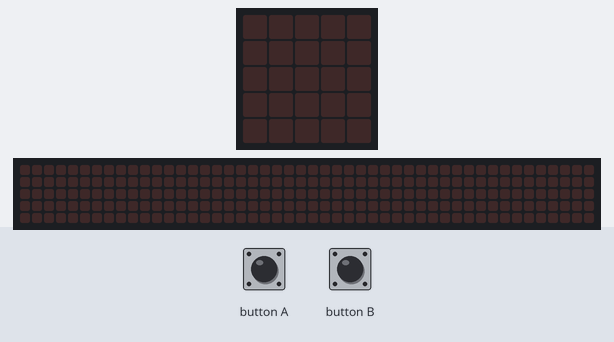
Recording of a program running on a simulated BBC micro:bit (MakeCode). Shown: the board's 5×5 LED display, a strip that is not on the board, showing the scrolling text unrolled. The test bench sets the inputs (shaded band). The 48×5 strip is a reading aid, not a part: it shows the text the display is scrolling, unrolled, one strip-width of it at a time.

Above: at 1.2 s.
1.3 s: button B pressed for 0.15 s
At 3.92 s:
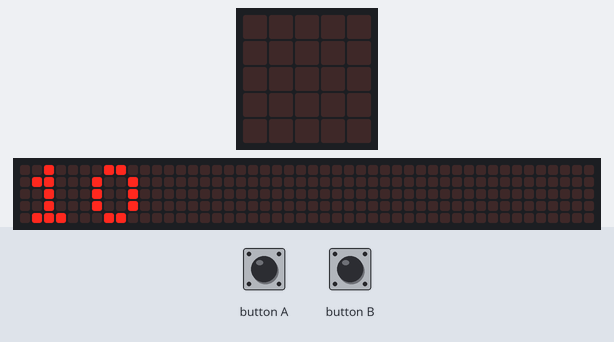
4.3 s: button A pressed for 0.15 s
At 5.0 s:
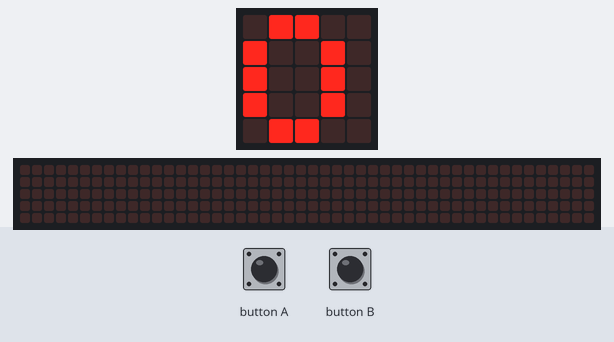
7.4 s: button B pressed for 0.15 s
At 14.0 s:
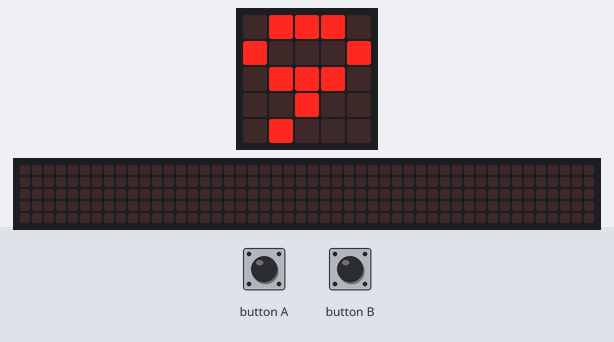

Measured:
- after the input at 1.3 s, the display: changes after 0.15 s (image 1)
- after the input at 7.4 s, the display: first differs from a run without the input after 2.4 s (image 3 shows a later state)
- what the display in image 1 shows lasts 0.5 s, from 3.7 s to 4.2 s
- what the display in image 2 shows lasts 0.7 s, from 4.5 s to 5.2 s
- what the display in image 3 shows lasts 0.7 s, from 13.5 s to 14.2 s

The program:

main.ts
```typescript
let numero = 0
input.onButtonPressed(Button.A, function () {
    numero = 0
    while (numero <= 10) {
        basic.showNumber(numero)
        basic.pause(1000)
        numero += 1
    }
    basic.pause(1000)
    basic.showString("FIM")
    basic.clearScreen()
})
input.onButtonPressed(Button.B, function () {
    numero = 10
    while (numero >= 0) {
        basic.showNumber(numero)
        basic.pause(1000)
        numero += -1
    }
    basic.clearScreen()
    basic.pause(1000)
    basic.showString("FIM")
})
```

test.ts
```typescript
// testes vão aqui; isto não será compilado quando este pacote for usado como uma extensão.
```
